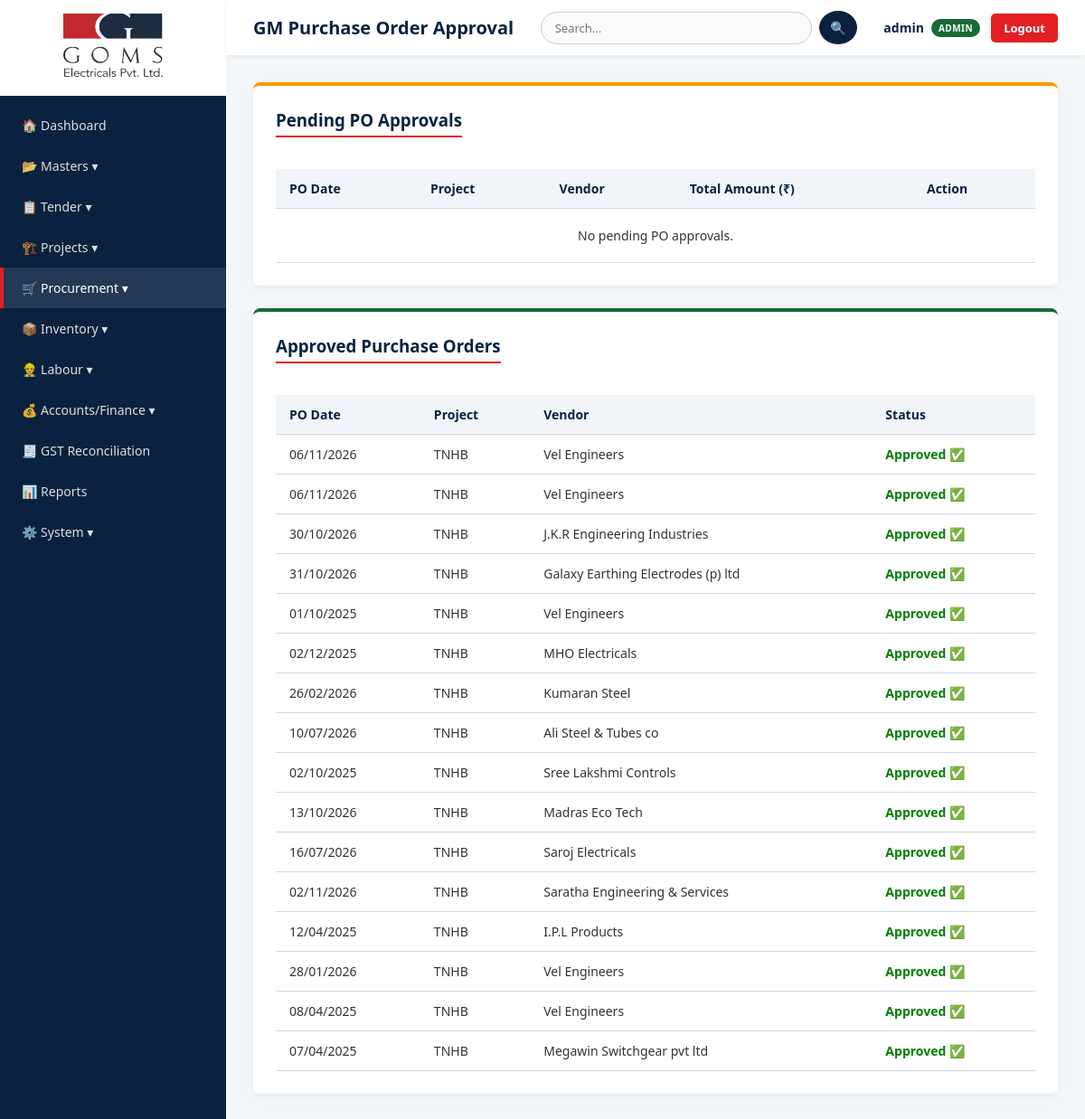
/gm_approval (signed in), run on the app's committed database.
### tables this page shows
CREATE TABLE po (id INTEGER PRIMARY KEY AUTOINCREMENT, project_name TEXT NOT NULL, vendor_name TEXT NOT NULL, po_date TEXT, delivery_address TEXT, quotation_no TEXT, status TEXT DEFAULT 'Ordered', gm_approval TEXT DEFAULT 'Pending');

### app.py (the view)
@app.route("/gm_approval")
def gm_approval():
    if not session.get("username"): return redirect(url_for("login"))
    conn = get_db(); pp = conn.execute("SELECT * FROM po WHERE gm_approval='Pending' ORDER BY id DESC").fetchall(); ap = conn.execute("SELECT * FROM po WHERE gm_approval='Approved' ORDER BY id DESC").fetchall()
    ppt = []
    for p in pp:
        it = conn.execute("SELECT quantity, rate FROM po_items WHERE po_id=?", (p['id'],)).fetchall()
        d = dict(p); d['total'] = round(sum((i['quantity'] or 0)*(i['rate'] or 0) for i in it)*1.18, 2); ppt.append(d)
    conn.close(); return render_template("gm_approval.html", pending=ppt, approved=ap)

### app.py (called while the page is built, shortened)
@app.after_request
def add_header(response):
    response.headers["Cache-Control"] = "no-cache, no-store, must-revalidate, public, max-age=0"
    response.headers["Pragma"] = "no-cache"
    response.headers["Expires"] = "0"
    return response

@app.template_filter('dateformat')
def dateformat(value, format='%d/%m/%Y'):
    if not value: return "-"
    try: return datetime.strptime(value, '%Y-%m-%d').strftime(format)
    except: return value

def get_db():
    conn = sqlite3.connect(DATABASE, timeout=20)
    conn.row_factory = sqlite3.Row
    return conn

@app.before_request
def restrict_site_supervisor():
    if not session.get("username"): return

### templates/gm_approval.html (shortened to what this page needs)
{% extends "base.html" %}
{% block page_title %}GM Purchase Order Approval{% endblock %}
{% block content %}
<div class="card" style="border-top: 4px solid #ff9800;">
    <h3>Pending PO Approvals</h3>
    <div class="table-wrap">
        <table>
            <thead>
                <tr>
                    <th>PO Date</th>
                    <th>Project</th>
                    <th>Vendor</th>
                    <th>Total Amount (₹)</th>
                    <th class="no-print">Action</th>
                </tr>
            </thead>
            <tbody>
                {% for p in pending %}
                <tr>
                    <td>{{ p['po_date'] | dateformat }}</td>
                    <td><strong>{{ p['project_name'] }}</strong></td>
                    <td>{{ p['vendor_name'] }}</td>
                    <td style="font-weight: bold; color: #0d47a1;">₹ {{ p['total'] | inr }}</td>
                    <td class="no-print">
                        <div style="display: flex; gap: 5px;">
                            <a href="{{ url_for('gm_approve', id=p['id']) }}" class="btn" style="background: #176b38; padding: 6px 12px; font-size: 12px;" onclick="return confirm('Approve this PO for Purchase?');">✅ Approve</a>
                            <a href="{{ url_for('print_po', id=p['id']) }}" target="_blank" class="btn" style="background: #0a2240; padding: 6px 12px; font-size: 12px;">🖨️ View PO</a>
                        </div>
                    </td>
                </tr>
                {% else %}
                <tr><td colspan="5" style="text-align: center; padding: 20px;">No pending PO approvals.</td></tr>
                {% endfor %}
            </tbody>
        </table>
    </div>
</div>
<div class="card" style="border-top: 4px solid #176b38;">
    <h3>Approved Purchase Orders</h3>
    <div class="table-wrap">
        <table>
            <thead>
                <tr>
                    <th>PO Date</th>
                    <th>Project</th>
                    <th>Vendor</th>
                    <th>Status</th>
                </tr>
            </thead>
            <tbody>
                {% for p in approved %}
                <tr>
                    <td>{{ p['po_date'] | dateformat }}</td>
                    <td>{{ p['project_name'] }}</td>
                    <td>{{ p['vendor_name'] }}</td>
                    <td><span style="color: green; font-weight: bold;">Approved ✅</span></td>
                </tr>
                {% else %}
                <tr><td colspan="4" style="text-align: center; padding: 20px;">No approved POs yet.</td></tr>
                {% endfor %}
            </tbody>
        </table>
    </div>
</div>
{% endblock %}

### templates/base.html (style rules this page uses)
:root { --primary-blue: #0a2240; --accent-red: #e31e24; --bg-light: #f4f7f9; --text-dark: #333; --text-light: #666; --white: #ffffff; --border: #d1d9e2; }
* { box-sizing: border-box; margin: 0; padding: 0; font-family: 'Segoe UI', Tahoma, Geneva, Verdana, sans-serif; }
body { background-color: var(--bg-light); color: var(--text-dark); display: flex; min-height: 100vh; }
.card { background: var(--white); border-radius: 8px; padding: 25px; box-shadow: 0 4px 12px rgba(0,0,0,0.05); margin-bottom: 25px; }
.card h3 { margin-bottom: 20px; color: var(--primary-blue); border-bottom: 2px solid var(--accent-red); display: inline-block; padding-bottom: 5px; }
.table-wrap { overflow-x: auto; }
table { width: 100%; border-collapse: collapse; margin-top: 15px; }
th, td { padding: 12px 15px; text-align: left; border-bottom: 1px solid var(--border); font-size: 14px; }
th { background: #f1f5f9; color: var(--primary-blue); font-weight: bold; }

### data on the page
po: po_date "06/11/2026", project_name "TNHB", vendor_name "Vel Engineers"
po: po_date "06/11/2026", project_name "TNHB", vendor_name "Vel Engineers"
po: po_date "30/10/2026", project_name "TNHB", vendor_name "J.K.R Engineering Industries"
po: po_date "31/10/2026", project_name "TNHB", vendor_name "Galaxy Earthing Electrodes (p) ltd"
po: po_date "01/10/2025", project_name "TNHB", vendor_name "Vel Engineers"
po: po_date "02/12/2025", project_name "TNHB", vendor_name "MHO Electricals"
po: po_date "26/02/2026", project_name "TNHB", vendor_name "Kumaran Steel"
po: po_date "10/07/2026", project_name "TNHB", vendor_name "Ali Steel & Tubes co"
po: po_date "02/10/2025", project_name "TNHB", vendor_name "Sree Lakshmi Controls"
po: po_date "13/10/2026", project_name "TNHB", vendor_name "Madras Eco Tech"
po: po_date "16/07/2026", project_name "TNHB", vendor_name "Saroj Electricals"
po: po_date "02/11/2026", project_name "TNHB", vendor_name "Saratha Engineering & Services"
po: po_date "12/04/2025", project_name "TNHB", vendor_name "I.P.L Products"
po: po_date "28/01/2026", project_name "TNHB", vendor_name "Vel Engineers"
po: po_date "08/04/2025", project_name "TNHB", vendor_name "Vel Engineers"
po: po_date "07/04/2025", project_name "TNHB", vendor_name "Megawin Switchgear pvt ltd"

### other printed values
{{ session['username'] }} "admin"
{{ user_role }} "ADMIN"
